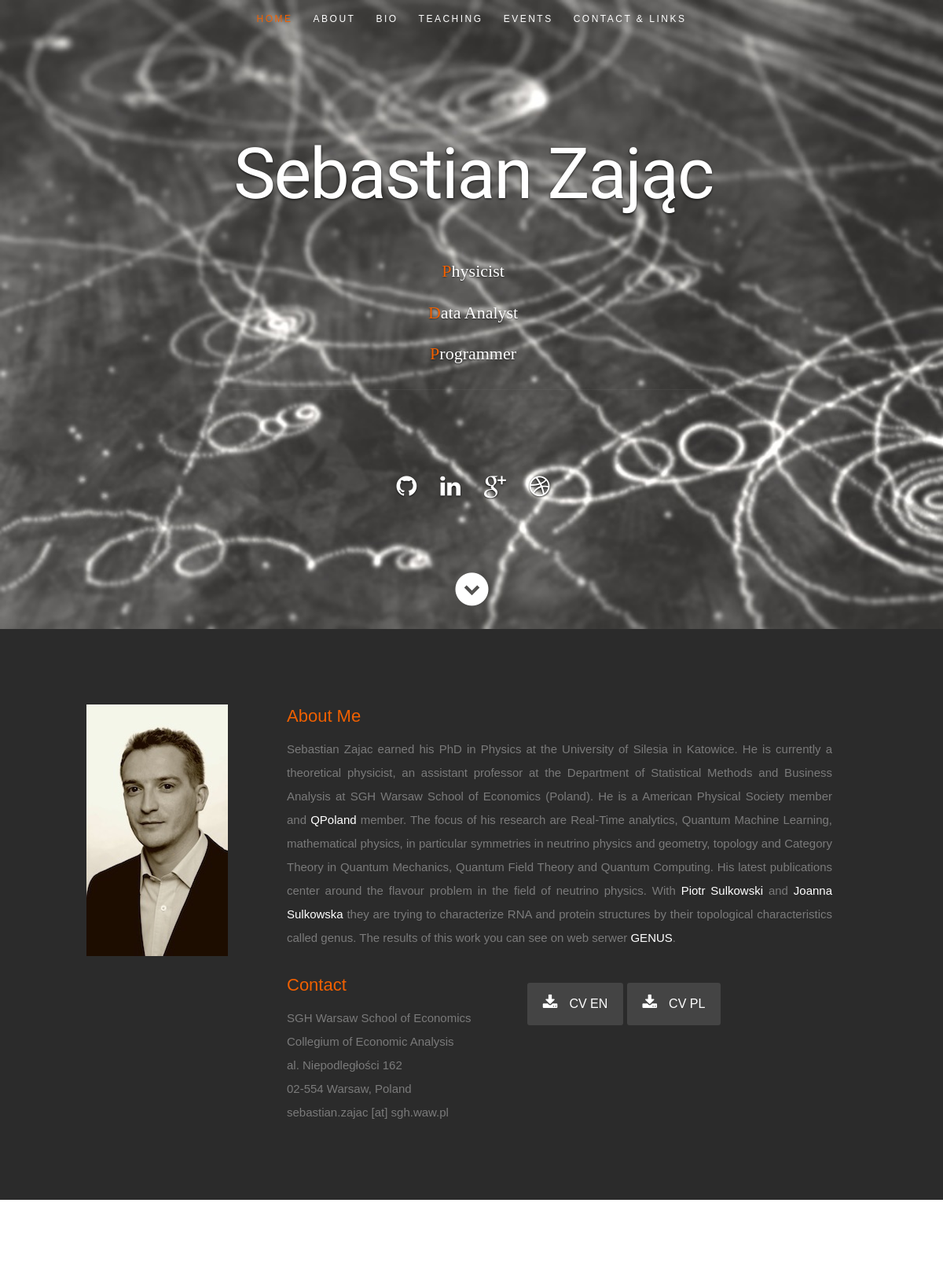
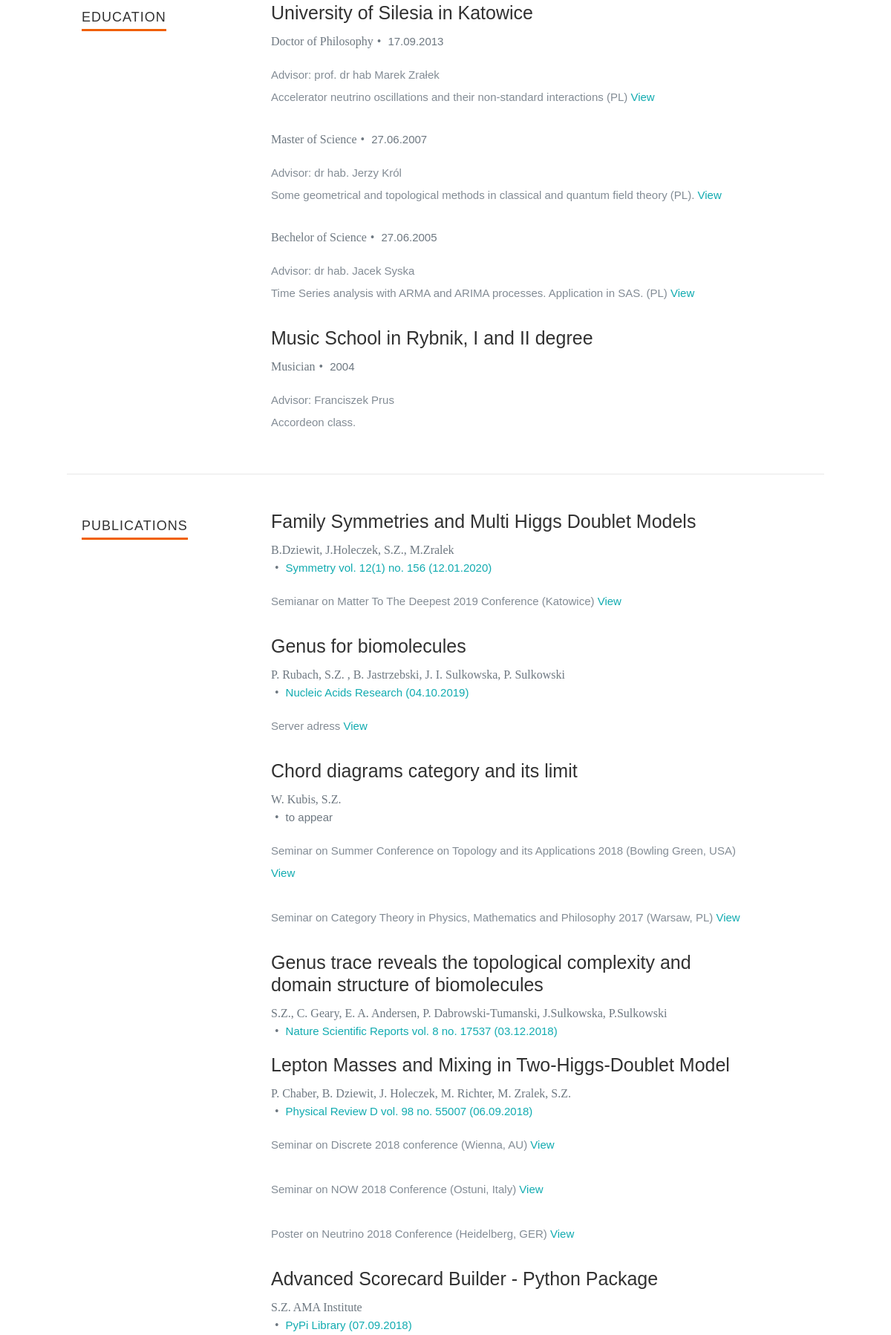
The page / (upper part) on the database its author committed (2 pictures, top to bottom).
### tables this page shows
CREATE TABLE education (
    id INTEGER NOT NULL PRIMARY KEY,
    school VARCHAR(100),
    degree VARCHAR(50),
    data DATE,
    advisor VARCHAR(60),
    title TEXT,
    href VARCHAR(100)
);

CREATE TABLE "publications" (
	"id"	INT NOT NULL,
	"title"	TEXT NOT NULL,
	"authors"	TEXT NOT NULL,
	"state"	INT,
	"journal"	TEXT,
	"vol"	INT,
	"no"	INT,
	"data"	DATE,
	"href"	VARCHAR(150),
	"info"	INTEGER,
	PRIMARY KEY("id")
);

CREATE TABLE publications_state(
    id INT NOT NULL  PRIMARY KEY,
    state VARCHAR(50)
);

CREATE TABLE "publications_info" (
	"id"	INTEGER NOT NULL,
	"id_publication"	INTEGER NOT NULL,
	"content"	TEXT,
	"href"	TEXT,
	PRIMARY KEY("id")
);

### index.php (called while the page is built, shortened)
<?php
require_once 'include/arrays.inc.php';
require_once 'include/functions.inc.php';
include 'main.html.php';
?>

### include/arrays.inc.php (called while the page is built, shortened)
<?php
$nav = array( "about"=>"About",
              "resume"=>"Bio",
              "portfolio"=>"Teaching",
              "testimonials"=>"Events",
              "footer"=>"Contact &amp; Links"
            );
$social_media  = array(
  "https://github.com/sebkaz" =>"github",
  "https://pl.linkedin.com/in/sebastian-zając-b4b834b3"=>"linkedin",
  "https://scholar.google.pl/citations?user=Ttb9GbAAAAAJ&hl=pl"=>"google-plus",
  "https://www.researchgate.net/profile/Sebastian_Zajac"=>"dribbble"
);
?>

### include/functions.inc.php (the view, shortened to what this page needs)
<?php
 function show_nav($arr){
     $string = '<ul id="nav" class="nav">
         <li class="current">
             <a class="smoothscroll" href="#home">Home</a>
         </li>';
     foreach($arr as $k => $v){
         $string .='<li>
             <a class="smoothscroll" href="#'.$k.'">'.$v.'</a>
         </li>';
     }
     $string .='</ul>
     ';
     return $string;
 }
 function show_socials($arr, $class){
     $string = '<ul class="'.$class.'">';
     foreach($arr as $k => $v){
         $string .='<li>
            <a href="'.$k.'" target="_blank">
             <i class="fa fa-'.$v.'"></i>
         </a>
         </li>';
     }
     $string .='</ul>';
     return $string;
 }
 function show_educations($conn, $sql){
     $string = '';
     $head = '';
     foreach ($conn->query($sql) as $row) {
         if ($row['school'] != $head){
             $head = $row['school'];
             $string .=  '<h3>'.$head.'</h3>';
         }
         $string .= '<p class="info">';
         $string .= $row['degree'];
         $string .= '<span>&bull;</span>
             <em class="date">';
         $string .= $row['data'] ;
         $string .= '</em>
         </p>
         <p>
             Advisor: ';
         $string .= $row['advisor'];
         $string .= '<br/>'. $row['title'];
         if ($row['href'] != "#") $string.=  '<a href="'.$row['href'] .'"> View </a>';
         $string .= '</p>';
 }
 return $string;
 }
 function show_publications($conn, $sql){
     $string = '<div class="row item">
         <div class="twelve columns">';
    foreach ($conn->query($sql) as $row) {
        $string .= '<h3>'.$row['title'].'</h3>';
        $string .= '<p class="info">'.$row['authors'].'<br/> <span>&bull;</span> <em class="date">';
        switch ($row['state']) {
            case 'published':
                $string .= '<a href="'.$row['href'].'" target="_blanck">';
                $string .= $row['journal'];
                if($row['vol'] !=''){ $string .= '  vol.  '.$row['vol'];}
                if($row['no'] !=''){ $string .= '  no.  '.$row['no'];}
                $string .= '  ('.$row['data'].')  ';
                $string .= '</a></em></p>';
                break;
            default:
                $string .= 'to appear </em>
                     </p>';
                break;
        }
        if($row['info'] =='TRUE'){
                $file_dba = new PDO('sqlite:db_web.db');
                $sql_i = "SELECT * FROM publications_info WHERE id_publication=".$row['id'];
                foreach ($file_dba->query($sql_i) as $rows) {
                    $string .= '<p>'.$rows['content'].' <a href=" '.$rows['href'].'" target="_blanck"> View </a></p>';
            }
        }
    }
     $string .= '</div>
      </div>';
     return $string;
 }
?>

### main.html.php (shortened to what this page needs)
<!DOCTYPE html>
<html class="no-js" lang="en">
<head>
    <link rel="stylesheet" href="css/default.css">
    <link rel="stylesheet" href="css/layout.css">
    <link rel="stylesheet" href="css/media-queries.css">
    <link rel="stylesheet" href="css/magnific-popup.css">
</head>
<body>
    <?php include 'header.html.php'; ?>
    <?php include 'about.html.php'; ?>
    <?php include 'resume.html.php';?>
</body>
</html>

### header.html.php (shortened to what this page needs)
<header id="home">
    <nav id="nav-wrap">
        <?php echo show_nav($nav); ?>
    </nav>
    <div class="row banner">
        <div class="banner-text">
            <br>
            <br>
            <h1 class="responsive-headline">Sebastian Zając</h1>
            <br>
            <h3>
                <span>P</span>hysicist
                <br>
                <span>D</span>ata Analyst
                <br>
                <span>P</span>rogrammer</h3>
            <hr />
            <br>
            <br>
            <?php echo show_socials($social_media, "social"); ?>
        </div>
    </div>
    <p class="scrolldown">
        <a class="smoothscroll" href="#about">
            <i class="icon-down-circle"></i>
        </a>
    </p>
</header>

### about.html.php
<section id="about">
    <div class="row">
        <div class="three columns">
            <img class="profile-pic" src="images/profilepic.jpg" alt="" />
        </div>
        <div class="nine columns main-col">
            <h2>About Me</h2>
            <p style="text-align: justify;text-justify: inter-word;">Sebastian Zajac earned his PhD in Physics at the University of Silesia in Katowice.
            He is currently a theoretical physicist, an assistant professor at the Department of Statistical Methods and Business Analysis at SGH Warsaw School of Economics (Poland).
            He is a American Physical Society member and <a href="http://qworld.lu.lv/index.php/qpoland/">QPoland</a> member.
            The focus of his research are Real-Time analytics, Quantum Machine Learning, mathematical physics,
            in particular symmetries in neutrino physics and geometry, topology and Category Theory in Quantum Mechanics, Quantum Field Theory and Quantum Computing.
            His latest publications center around the flavour problem in the field of neutrino physics. With
                <a href="http://psulkows.fuw.edu.pl/" target="_blank"> Piotr Sulkowski</a> and <a href="https://jsulkowska.cent.uw.edu.pl" target="_blank"> Joanna Sulkowska </a> they are trying to characterize RNA and protein structures by their topological characteristics called genus.
                The results of this work you can see on web serwer <a href="http://genus.fuw.edu.pl" target="_blank">GENUS</a>.</p>
            <div class="row">
                <div class="columns contact-details">
                    <h2>Contact</h2>
                    <p class="address">
                        <span>SGH Warsaw School of Economics</span>
                        <br> Collegium of Economic Analysis
                        <br>
                        <span>al. Niepodległości 162
                        <br> 02-554 Warsaw, Poland
                        </span>
                        <br>
                        <span>sebastian.zajac [at] sgh.waw.pl</span>
                    </p>
                </div>
                <div class="columns download">
                    <p>
                        <a href="CV/en.pdf" class="button">
                            <i class="fa fa-download"></i>CV EN</a>
                        <a href="CV/pol.pdf" class="button">
                            <i class="fa fa-download"></i>CV PL</a>
                    </p>
                </div>
            </div>
        </div>
    </div>
</section>

### resume.html.php (shortened to what this page needs)
<?php require_once 'include/db.inc.php'; ?>
    <section id="resume">
        <div class="row education">
            <div class="three columns header-col">
                <h1>
                    <span>Education</span>
                </h1>
            </div>
            <div class="nine columns main-col">
                <div class="row item">
                    <div class="twelve columns">
                        <?php include 'include/education.inc.php'; ?>
                    </div>
                </div>
            </div>
        </div>
        <div class="row work">
            <div class="three columns header-col">
                <h1>
                    <span>Publications</span>
                </h1>
            </div>
            <div class="nine columns main-col">
                <?php include 'include/publications.inc.php'; ?>
            </div>
        </div>
        </section>

### include/education.inc.php
<?php
$sql_edu = "Select * from education";
echo show_educations($file_db, $sql_edu);
?>

### include/publications.inc.php
<?php
$sql_pub = "Select p1.id, p1.title, p1.authors, p2.state, p1.journal, p1.vol , p1.no, p1.data, p1.href, p1.info
From publications  p1 join publications_state  p2 on  p1.state = p2.id";
echo show_publications($file_db, $sql_pub);
?>

### css/default.css (style rules this page uses)
html, body, div, span, object, iframe, h1, h2, h3, h4, h5, h6, p, blockquote, pre, abbr, address, cite, code, del, dfn, em, img, ins, kbd, q, samp, small, strong, sub, sup, var, b, i, dl, dt, dd, ol, ul, li, fieldset, form, label, legend, table, caption, tbody, tfoot, thead, tr, th, td, article, aside, canvas, details, figcaption, figure, footer, header, hgroup, menu, nav, section, summary, time, mark, audio, video { margin: 0; padding: 0; border: 0; outline: 0; font-size: 100%; background: transparent; }
article,aside,details,figcaption,figure, footer,header,hgroup,menu,nav,section { display: block; }
*, *:before, *:after { -moz-box-sizing: border-box; -webkit-box-sizing: border-box; box-sizing: border-box; }
html { font-size: 62.5%; -webkit-font-smoothing: antialiased; }
body { background: #fff; font-family: 'opensans-regular', sans-serif; font-weight: normal; font-size: 15px; line-height: 30px; color: #838C95; -webkit-font-smoothing: antialiased; -webkit-text-size-adjust: 100%; }
h1, h2, h3, h4, h5, h6 { color: #313131; font-family: 'opensans-bold', sans-serif; font-weight: normal; }
h1 { font-size: 38px; line-height: 42px; margin-bottom: 12px; letter-spacing: -1px; }
h2 { font-size: 28px; line-height: 36px; margin-bottom: 6px; }
h3 { font-size: 22px; line-height: 30px; margin-bottom: 12px; }
p { margin: 0 0 30px 0; }
em { font: 15px/30px 'opensans-italic', sans-serif; }
hr { border: solid #E3E3E3; border-width: 1px 0 0; clear: both; margin: 11px 0 30px; height: 0; }
a, a:visited { text-decoration: none; outline: 0; color: #11ABB0; -webkit-transition: color .3s ease-in-out; -moz-transition: color .3s ease-in-out; -o-transition: color .3s ease-in-out; transition: color .3s ease-in-out; }
p a, p a:visited { line-height: inherit; }
ul, ol { margin-bottom: 24px; margin-top: 12px; }
ul { list-style: none outside; }
li { line-height: 18px; margin-bottom: 12px; }
img { max-width: 100%; height: auto; }
.button, .button:visited, button, input[type="submit"], input[type="reset"], input[type="button"] { font: 16px/30px 'opensans-bold', sans-serif; background: #11ABB0; display: inline-block; text-decoration: none; letter-spacing: 0; color: #fff; padding: 12px 20px; margin-bottom: 18px; border: none; cursor: pointer; height: auto; -webkit-transition: all .2s ease-in-out; -moz-transition: all .2s ease-in-out; -o-transition: all .2s ease-in-out; -ms-transition: all .2s ease-in-out; transition: all .2s ease-in-out; -moz-border-radius: 3px; -webkit-border-radius: 3px; -khtml-border-radius: 3px; border-radius: 3px; }
.row { width: 96%; max-width: 1020px; margin: 0 auto; }
.row .row { width: auto; max-width: none; margin: 0 -20px; }
.row:before, .row:after { content: " "; display: table; }
.row:after { clear: both; }
.column, .columns { position: relative; padding: 0 20px; min-height: 1px; float: left; }
[class*="column"] + [class*="column"]:last-child { float: right; }
.row .three { width: 25%; }
.row .nine { width: 75%; }
.row .twelve { width: 100%; }

### rows shown on the page
education: school "University of Silesia in Katowice", value "Doctor of Philosophy 17.09.2013 prof. dr hab Marek Zrałek", title "Accelerator neutrino oscillations and their non-standard interactions (PL)"
education: value "Master of Science 27.06.2007 dr hab. Jerzy Król", title "Some geometrical and topological methods in classical and quantum field theory (PL)."
education: value "Bechelor of Science 27.06.2005 dr hab. Jacek Syska", title "Time Series analysis with ARMA and ARIMA processes. Application in SAS. (PL)"
education: school "Music School in Rybnik, I and II degree", value "Musician 2004 Franciszek Prus", title "Accordeon class."
publications: title "Family Symmetries and Multi Higgs Doublet Models", authors "B.Dziewit, J.Holeczek, S.Z., M.Zralek"
publications_state: state "Symmetry vol. 12(1) no. 156 (12.01.2020)", state "Nucleic Acids Research (04.10.2019)", state "Nature Scientific Reports vol. 8 no. 17537 (03.12.2018)", state "Physical Review D vol. 98 no. 55007 (06.09.2018)", state "PyPi Library (07.09.2018)"
publications_info: content "Semianar on Matter To The Deepest 2019 Conference (Katowice)"
publications: title "Genus for biomolecules", authors "P. Rubach, S.Z. , B. Jastrzebski, J. I. Sulkowska, P. Sulkowski"
publications_info: content "Server adress"
publications: title "Chord diagrams category and its limit", authors "W. Kubis, S.Z.", shows "to appear"
publications_info: content "Seminar on Summer Conference on Topology and its Applications 2018 (Bowling Green, USA)"
publications_info: content "Seminar on Category Theory in Physics, Mathematics and Philosophy 2017 (Warsaw, PL)"
publications: title "Genus trace reveals the topological complexity and domain structure of biomolecules", authors "S.Z., C. Geary, E. A. Andersen, P. Dabrowski-Tumanski, J.Sulkowska, P.Sulkowski"
publications: title "Lepton Masses and Mixing in Two-Higgs-Doublet Model", authors "P. Chaber, B. Dziewit, J. Holeczek, M. Richter, M. Zralek, S.Z."
publications_info: content "Seminar on Discrete 2018 conference (Wienna, AU)"
publications_info: content "Seminar on NOW 2018 Conference (Ostuni, Italy)"
publications_info: content "Poster on Neutrino 2018 Conference (Heidelberg, GER)"
publications: title "Advanced Scorecard Builder - Python Package", authors "S.Z. AMA Institute"

### other values the page prints
$v "ABOUT"
$v "BIO"
$v "TEACHING"
$v "EVENTS"
$v "CONTACT & LINKS"
